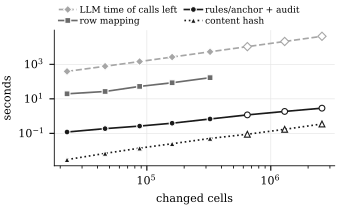

This figure's Python source:
"""Fig. (post-hoc, D11): wall time of the maintenance replay against the number of changed cells (W1, 1.5B labels,
136 scale meetings; beyond them the cell set replicated x2-x8, hollow markers), single CPU thread, next to the LLM
time of the calls the certified policy still makes.

    python paper/figs/scalability.py     # reads reports/explore_scalability.json -> paper/figs/scalability.pdf
"""
import json
from pathlib import Path

import matplotlib
matplotlib.use("Agg")
import matplotlib.pyplot as plt

ROOT = Path(__file__).resolve().parents[2]
INK, MID, LIGHT = "#1a1a1a", "#6b6b6b", "#a6a6a6"
d = json.loads((ROOT / "reports" / "explore_scalability.json").read_text())
rate = d["llm_calls_per_s"]
sizes = d["sizes"]

plt.rcParams.update({"font.family": "serif", "font.size": 8, "axes.linewidth": 0.6, "pdf.fonttype": 42})
fig, ax = plt.subplots(figsize=(3.4, 2.1))


def series(xs, ys, real, color, marker, label, ls="-"):
    ax.plot(xs, ys, color=color, lw=1.2, ls=ls, zorder=2)
    for x, y, r in zip(xs, ys, real):
        ax.plot(x, y, marker, color=color, ms=4.2, mec=color if not r else "white", mew=0.8,
                mfc=color if r else "white", zorder=3)
    ax.plot([], [], marker, color=color, ls=ls, lw=1.2, ms=4.2, mec="white", mew=0.8, label=label)


cells = [s["cells"] for s in sizes]
real = [s["kind"] == "prefix" for s in sizes]
series(cells, [s["policies"]["echobase"]["calls"] / rate for s in sizes], real, LIGHT, "D",
       "LLM time of calls left", ls="--")
pre = [s for s in sizes if s["kind"] == "prefix"]
series([s["cells"] for s in pre], [s["stage1_s"] for s in pre], [True] * len(pre), MID, "s", "row mapping")
series(cells, [s["policies"]["echobase"]["time_s"] for s in sizes], real, INK, "o", "rules/anchor + audit")
series(cells, [s["policies"]["hash"]["time_s"] for s in sizes], real, INK, "^", "content hash", ls=":")
ax.set_xscale("log")
ax.set_yscale("log")
ax.set_xlabel("changed cells")
ax.set_ylabel("seconds")
ax.legend(loc="lower left", bbox_to_anchor=(0, 1.0), ncol=2, frameon=False, fontsize=6.5, handletextpad=0.3,
          labelspacing=0.25, columnspacing=0.8, borderaxespad=0.1)
ax.grid(color="#e6e6e6", lw=0.5)
ax.set_axisbelow(True)
for s in ("top", "right"):
    ax.spines[s].set_visible(False)
fig.tight_layout(pad=0.3)
fig.savefig(Path(__file__).with_name("scalability.pdf"), bbox_inches="tight", pad_inches=0.02)
fig.savefig(Path(__file__).with_name("scalability.png"), dpi=200, bbox_inches="tight", pad_inches=0.02)
